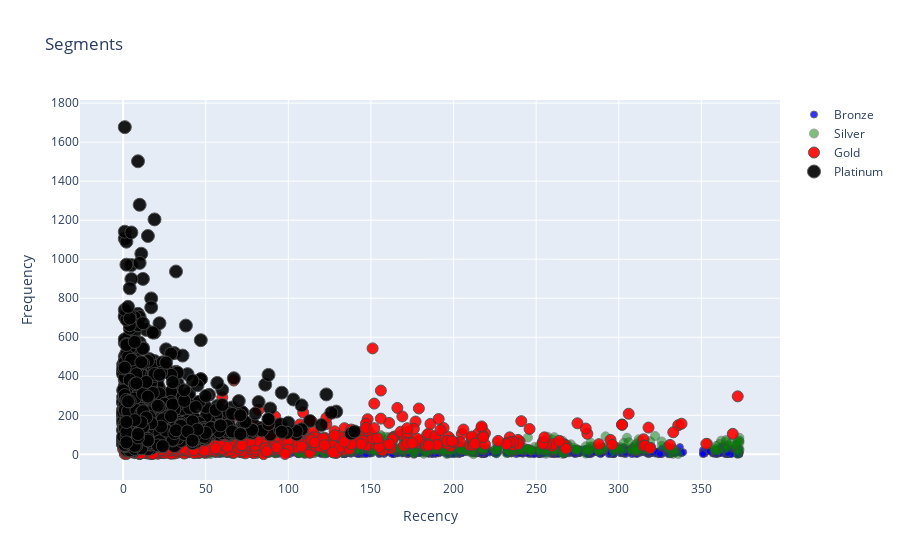
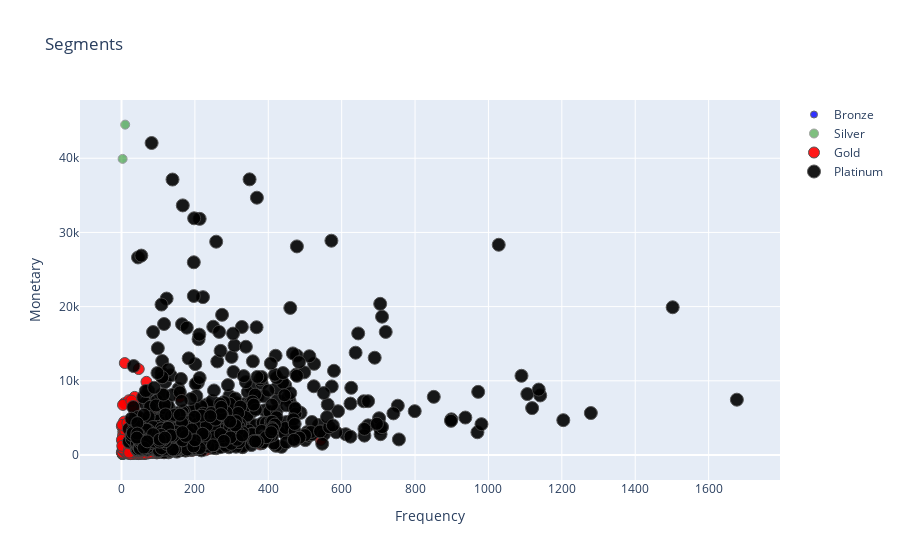
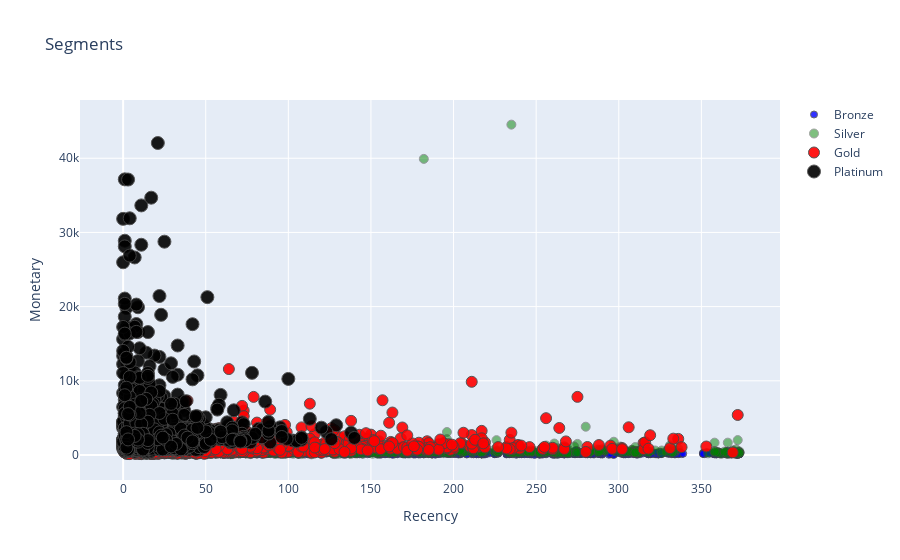

Notebook code for these charts, in order:
### Code cell
import chart_studio as cs
import plotly.offline as po
import plotly.graph_objs as gobj

#Recency Vs Frequency
graph = RFMScores.query("Monetary < 50000 and Frequency < 2000")

plot_data = [
    gobj.Scatter(
        x=graph.query("RFM_Loyalty_Level == 'Bronze'")['Recency'],
        y=graph.query("RFM_Loyalty_Level == 'Bronze'")['Frequency'],
        mode='markers',
        name='Bronze',
        marker= dict(size= 7,
            line= dict(width=1),
            color= 'blue',
            opacity= 0.8
           )
    ),
        gobj.Scatter(
        x=graph.query("RFM_Loyalty_Level == 'Silver'")['Recency'],
        y=graph.query("RFM_Loyalty_Level == 'Silver'")['Frequency'],
        mode='markers',
        name='Silver',
        marker= dict(size= 9,
            line= dict(width=1),
            color= 'green',
            opacity= 0.5
           )
    ),
        gobj.Scatter(
        x=graph.query("RFM_Loyalty_Level == 'Gold'")['Recency'],
        y=graph.query("RFM_Loyalty_Level == 'Gold'")['Frequency'],
        mode='markers',
        name='Gold',
        marker= dict(size= 11,
            line= dict(width=1),
            color= 'red',
            opacity= 0.9
           )
    ),
    gobj.Scatter(
        x=graph.query("RFM_Loyalty_Level == 'Platinum'")['Recency'],
        y=graph.query("RFM_Loyalty_Level == 'Platinum'")['Frequency'],
        mode='markers',
        name='Platinum',
        marker= dict(size= 13,
            line= dict(width=1),
            color= 'black',
            opacity= 0.9
           )
    ),
]

plot_layout = gobj.Layout(
        yaxis= {'title': "Frequency"},
        xaxis= {'title': "Recency"},
        title='Segments'
    )
fig = gobj.Figure(data=plot_data, layout=plot_layout)
po.iplot(fig)

#Frequency Vs Monetary
graph = RFMScores.query("Monetary < 50000 and Frequency < 2000")

plot_data = [
    gobj.Scatter(
        x=graph.query("RFM_Loyalty_Level == 'Bronze'")['Frequency'],
        y=graph.query("RFM_Loyalty_Level == 'Bronze'")['Monetary'],
        mode='markers',
        name='Bronze',
        marker= dict(size= 7,
            line= dict(width=1),
            color= 'blue',
            opacity= 0.8
           )
    ),
        gobj.Scatter(
        x=graph.query("RFM_Loyalty_Level == 'Silver'")['Frequency'],
        y=graph.query("RFM_Loyalty_Level == 'Silver'")['Monetary'],
        mode='markers',
        name='Silver',
        marker= dict(size= 9,
            line= dict(width=1),
            color= 'green',
            opacity= 0.5
           )
    ),
        gobj.Scatter(
        x=graph.query("RFM_Loyalty_Level == 'Gold'")['Frequency'],
        y=graph.query("RFM_Loyalty_Level == 'Gold'")['Monetary'],
        mode='markers',
        name='Gold',
        marker= dict(size= 11,
            line= dict(width=1),
            color= 'red',
            opacity= 0.9
           )
    ),
    gobj.Scatter(
        x=graph.query("RFM_Loyalty_Level == 'Platinum'")['Frequency'],
        y=graph.query("RFM_Loyalty_Level == 'Platinum'")['Monetary'],
        mode='markers',
        name='Platinum',
        marker= dict(size= 13,
            line= dict(width=1),
            color= 'black',
            opacity= 0.9
           )
    ),
]

plot_layout = gobj.Layout(
        yaxis= {'title': "Monetary"},
        xaxis= {'title': "Frequency"},
        title='Segments'
    )
fig = gobj.Figure(data=plot_data, layout=plot_layout)
po.iplot(fig)

#Recency Vs Monetary
graph = RFMScores.query("Monetary < 50000 and Frequency < 2000")

plot_data = [
    gobj.Scatter(
        x=graph.query("RFM_Loyalty_Level == 'Bronze'")['Recency'],
        y=graph.query("RFM_Loyalty_Level == 'Bronze'")['Monetary'],
        mode='markers',
        name='Bronze',
        marker= dict(size= 7,
            line= dict(width=1),
            color= 'blue',
            opacity= 0.8
           )
    ),
        gobj.Scatter(
        x=graph.query("RFM_Loyalty_Level == 'Silver'")['Recency'],
        y=graph.query("RFM_Loyalty_Level == 'Silver'")['Monetary'],
        mode='markers',
        name='Silver',
        marker= dict(size= 9,
            line= dict(width=1),
            color= 'green',
            opacity= 0.5
           )
    ),
        gobj.Scatter(
        x=graph.query("RFM_Loyalty_Level == 'Gold'")['Recency'],
        y=graph.query("RFM_Loyalty_Level == 'Gold'")['Monetary'],
        mode='markers',
        name='Gold',
        marker= dict(size= 11,
            line= dict(width=1),
            color= 'red',
            opacity= 0.9
           )
    ),
    gobj.Scatter(
        x=graph.query("RFM_Loyalty_Level == 'Platinum'")['Recency'],
        y=graph.query("RFM_Loyalty_Level == 'Platinum'")['Monetary'],
        mode='markers',
        name='Platinum',
        marker= dict(size= 13,
            line= dict(width=1),
            color= 'black',
            opacity= 0.9
           )
    ),
]

plot_layout = gobj.Layout(
        yaxis= {'title': "Monetary"},
        xaxis= {'title': "Recency"},
        title='Segments'
    )
fig = gobj.Figure(data=plot_data, layout=plot_layout)
po.iplot(fig)

### Figure 1 — Plotly figure (JSON) as saved in the notebook; plotly's stock layout.template omitted (floating-point values rounded to 4 significant figures; data arrays with more than 128 entries replaced by an {"elided": "..."} marker saying what was removed)
{"data": [{"marker": {"color": "blue", "line": {"width": 1}, "opacity": 0.8, "size": 7}, "mode": "markers", "name": "Bronze", "type": "scatter", "x": {"elided": "770 int values"}, "y": {"elided": "770 int values"}}, {"marker": {"color": "green", "line": {"width": 1}, "opacity": 0.5, "size": 9}, "mode": "markers", "name": "Silver", "type": "scatter", "x": {"elided": "981 int values"}, "y": {"elided": "981 int values"}}, {"marker": {"color": "red", "line": {"width": 1}, "opacity": 0.9, "size": 11}, "mode": "markers", "name": "Gold", "type": "scatter", "x": {"elided": "1323 int values"}, "y": {"elided": "1323 int values"}}, {"marker": {"color": "black", "line": {"width": 1}, "opacity": 0.9, "size": 13}, "mode": "markers", "name": "Platinum", "type": "scatter", "x": {"elided": "1242 int values"}, "y": {"elided": "1242 int values"}}], "layout": {"title": {"text": "Segments"}, "xaxis": {"title": {"text": "Recency"}}, "yaxis": {"title": {"text": "Frequency"}}}}

### Figure 2 — Plotly figure (JSON) as saved in the notebook; plotly's stock layout.template omitted (floating-point values rounded to 4 significant figures; data arrays with more than 128 entries replaced by an {"elided": "..."} marker saying what was removed)
{"data": [{"marker": {"color": "blue", "line": {"width": 1}, "opacity": 0.8, "size": 7}, "mode": "markers", "name": "Bronze", "type": "scatter", "x": {"elided": "770 int values"}, "y": {"elided": "770 float values"}}, {"marker": {"color": "green", "line": {"width": 1}, "opacity": 0.5, "size": 9}, "mode": "markers", "name": "Silver", "type": "scatter", "x": {"elided": "981 int values"}, "y": {"elided": "981 float values"}}, {"marker": {"color": "red", "line": {"width": 1}, "opacity": 0.9, "size": 11}, "mode": "markers", "name": "Gold", "type": "scatter", "x": {"elided": "1323 int values"}, "y": {"elided": "1323 float values"}}, {"marker": {"color": "black", "line": {"width": 1}, "opacity": 0.9, "size": 13}, "mode": "markers", "name": "Platinum", "type": "scatter", "x": {"elided": "1242 int values"}, "y": {"elided": "1242 float values"}}], "layout": {"title": {"text": "Segments"}, "xaxis": {"title": {"text": "Frequency"}}, "yaxis": {"title": {"text": "Monetary"}}}}

### Figure 3 — Plotly figure (JSON) as saved in the notebook; plotly's stock layout.template omitted (floating-point values rounded to 4 significant figures; data arrays with more than 128 entries replaced by an {"elided": "..."} marker saying what was removed)
{"data": [{"marker": {"color": "blue", "line": {"width": 1}, "opacity": 0.8, "size": 7}, "mode": "markers", "name": "Bronze", "type": "scatter", "x": {"elided": "770 int values"}, "y": {"elided": "770 float values"}}, {"marker": {"color": "green", "line": {"width": 1}, "opacity": 0.5, "size": 9}, "mode": "markers", "name": "Silver", "type": "scatter", "x": {"elided": "981 int values"}, "y": {"elided": "981 float values"}}, {"marker": {"color": "red", "line": {"width": 1}, "opacity": 0.9, "size": 11}, "mode": "markers", "name": "Gold", "type": "scatter", "x": {"elided": "1323 int values"}, "y": {"elided": "1323 float values"}}, {"marker": {"color": "black", "line": {"width": 1}, "opacity": 0.9, "size": 13}, "mode": "markers", "name": "Platinum", "type": "scatter", "x": {"elided": "1242 int values"}, "y": {"elided": "1242 float values"}}], "layout": {"title": {"text": "Segments"}, "xaxis": {"title": {"text": "Recency"}}, "yaxis": {"title": {"text": "Monetary"}}}}
